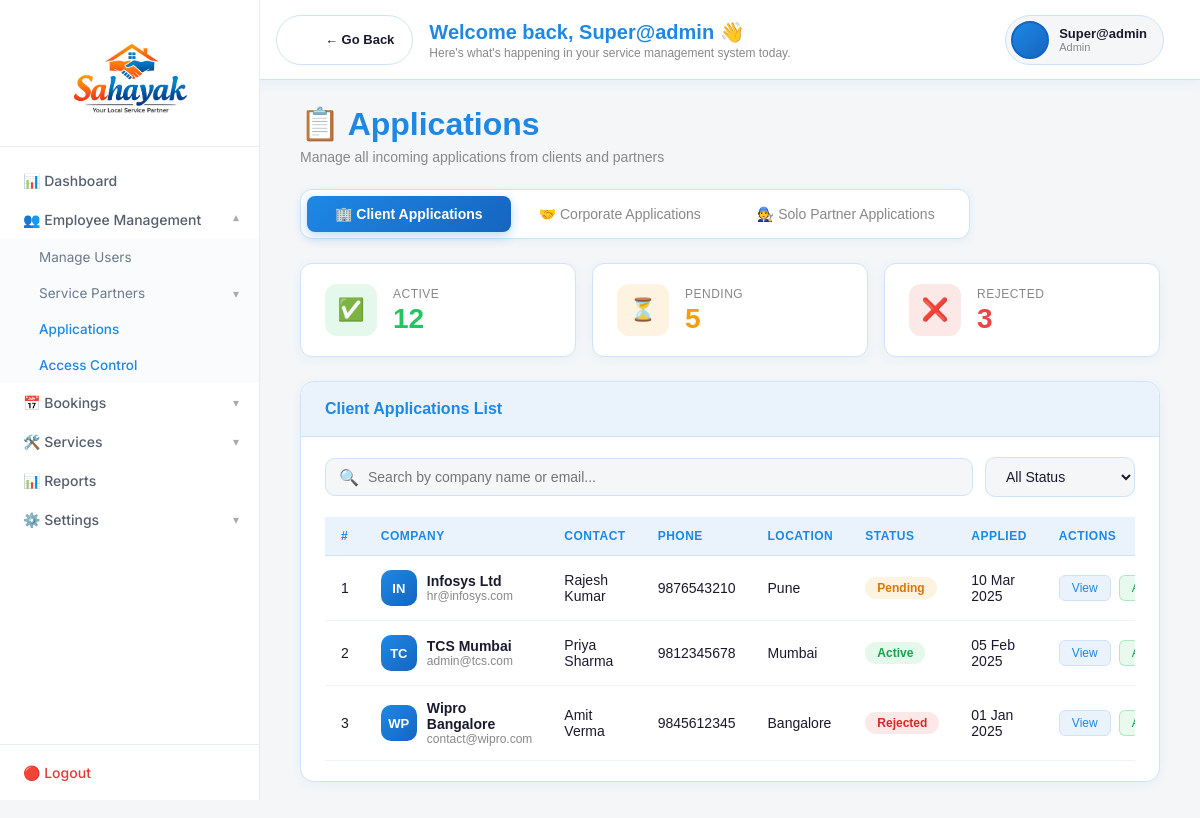
/applications/ (signed in), run on the app's committed database.
### accounts/models.py (models this page shows)
class CustomUser(AbstractUser):
    ROLE_CHOICES = (
        ('admin', 'Admin'),
        ('manager', 'Manager'),
        ('staff',            'Staff'),
        ('corporate_partner', 'Corporate Partner'),
        ('solo_partner',      'Solo Partner'),
    )
    role = models.CharField(max_length=20, choices=ROLE_CHOICES)

### dashboard/views.py (the view)
# urls.py: path('applications/', views.applications, name='applications'),
@login_required
def applications(request):
    return render(request, 'dashboard/applications.html')

### templates/dashboard/applications.html (shortened to what this page needs)
{% extends 'layout/base.html' %}
{% block content %}
<div class="page-header">
    <h1>📋 Applications</h1>
    <p>Manage all incoming applications from clients and partners</p>
</div>
<div class="tab-wrapper">
    <button class="tab-btn active" onclick="switchTab('client')">🏢 Client Applications</button>
    <button class="tab-btn" onclick="switchTab('corporate')">🤝 Corporate Applications</button>
    <button class="tab-btn" onclick="switchTab('solo')">🧑‍🔧 Solo Partner Applications</button>
</div>
<div class="tab-content active" id="tab-client">
    <div class="stats-row">
        <div class="stat-card">
            <div class="stat-icon green">✅</div>
            <div class="stat-info">
                <div class="stat-label">Active</div>
                <div class="stat-value green">{{ client_active|default:"12" }}</div>
            </div>
        </div>
        <div class="stat-card">
            <div class="stat-icon yellow">⏳</div>
            <div class="stat-info">
                <div class="stat-label">Pending</div>
                <div class="stat-value yellow">{{ client_pending|default:"5" }}</div>
            </div>
        </div>
        <div class="stat-card">
            <div class="stat-icon red">❌</div>
            <div class="stat-info">
                <div class="stat-label">Rejected</div>
                <div class="stat-value red">{{ client_rejected|default:"3" }}</div>
            </div>
        </div>
    </div>
    <div class="card">
        <div class="card-header">
            <h3>Client Applications List</h3>
        </div>
        <div class="card-body">
            <div class="filter-bar">
                <div class="search-wrapper">
                    <span class="search-icon">🔍</span>
                    <input type="text" class="search-input"
                           placeholder="Search by company name or email..."
                           onkeyup="filterTable('clientTable', this.value)">
                </div>
                <select class="filter-select" onchange="filterByStatus('clientTable', this.value)">
                    <option value="">All Status</option>
                </select>
            </div>
            <div class="table-wrapper">
                <table id="clientTable">
                    <thead>
                        <tr>
                            <th>#</th>
                            <th>Company</th>
                            <th>Contact</th>
                            <th>Phone</th>
                            <th>Location</th>
                            <th>Status</th>
                            <th>Applied</th>
                            <th>Actions</th>
                        </tr>
                    </thead>
                    <tbody>
                        {% if client_applications %}
                            {% for app in client_applications %}
                            <tr data-status="{{ app.status }}">
                                <td>{{ forloop.counter }}</td>
                                <td>
                                    <div class="name-cell">
                                        <div class="avatar">{{ app.company_name|slice:":2"|upper }}</div>
                                        <div>
                                            <div class="name-text">{{ app.company_name }}</div>
                                            <div class="email-text">{{ app.email }}</div>
                                        </div>
                                    </div>
                                </td>
                                <td>{{ app.contact_person }}</td>
                                <td>{{ app.phone }}</td>
                                <td>{{ app.location }}</td>
                                <td><span class="badge badge-{{ app.status }}">{{ app.status|capfirst }}</span></td>
                                <td>{{ app.applied_at|date:"d M Y" }}</td>
                                <td>
                                    <div class="action-btns">
                                        <button class="btn-view">View</button>
                                        <button class="btn-approve">Approve</button>
                                        <button class="btn-reject">Reject</button>
                                    </div>
                                </td>
                            </tr>
                            {% endfor %}
                        {% else %}
                            <tr data-status="pending">
                                <td>1</td>
                                <td>
                                    <div class="name-cell">
                                        <div class="avatar">IN</div>
                                        <div>
                                            <div class="name-text">Infosys Ltd</div>
                                            <div class="email-text">hr@infosys.com</div>
                                        </div>
                                    </div>
                                </td>
                                <td>Rajesh Kumar</td>
                                <td>9876543210</td>
                                <td>Pune</td>
                                <td><span class="badge badge-pending">Pending</span></td>
                                <td>10 Mar 2025</td>
                                <td>
                                    <div class="action-btns">
                                        <button class="btn-view">View</button>
                                        <button class="btn-approve">Approve</button>
                                    </div>
                                </td>
                            </tr>
                            <tr data-status="active">
                                <td>2</td>
                                <td>
                                    <div class="name-cell">
                                        <div class="avatar">TC</div>
                                        <div>
                                            <div class="name-text">TCS Mumbai</div>
                                            <div class="email-text">admin@tcs.com</div>
                                        </div>
                                    </div>
                                </td>
                                <td>Priya Sharma</td>
                                <td>9812345678</td>
                                <td>Mumbai</td>
                                <td><span class="badge badge-active">Active</span></td>
                                <td>05 Feb 2025</td>
                                <td>
                                    <div class="action-btns">
                                        <button class="btn-view">View</button>
                                        <button class="btn-approve">Approve</button>
                                    </div>
                                </td>
                            </tr>
                            <tr data-status="rejected">
                                <td>3</td>
                                <td>
                                    <div class="name-cell">
                                        <div class="avatar">WP</div>
                                        <div>
                                            <div class="name-text">Wipro Bangalore</div>
                                            <div class="email-text">contact@wipro.com</div>
                                        </div>
                                    </div>
                                </td>
                                <td>Amit Verma</td>
                                <td>9845612345</td>
                                <td>Bangalore</td>
                                <td><span class="badge badge-rejected">Rejected</span></td>
                                <td>01 Jan 2025</td>
                                <td>
                                    <div class="action-btns">
                                        <button class="btn-view">View</button>
                                        <button class="btn-approve">Approve</button>
                                    </div>
                                </td>
                            </tr>
                        {% endif %}
                    </tbody>
                </table>
            </div>
        </div>
    </div>
</div>
{% endblock %}

### templates/layout/topbar.html (shortened to what this page needs)
{% load static %}
<div class="topbar">
    <div class="topbar-left">
        {% if not hide_back %}
        <a class="back-pill" onclick="history.back()">
            <div class="back-icon">&#8592;</div>
            <div class="back-label">← Go Back</div>
        </a>
        {% endif %}
        <div class="topbar-text">
            <div class="topbar-title">
                Welcome back, {{ request.user.first_name|default:request.user.username }} 👋
            </div>
            <div class="topbar-sub">
                Here's what's happening in your service management system today.
            </div>
        </div>
    </div>
    <div class="topbar-right">
        <div class="profile-pill" onclick="toggleDropdownMenu(event)">
            {% if request.user.profile_photo %}
                <img src="{{ request.user.profile_photo.url }}"
                     alt="Profile" class="profile-pic">
            {% else %}
                <div class="profile-initials">
                </div>
            {% endif %}
            <div class="profile-info">
                <div class="profile-name">
                    {{ request.user.get_full_name|default:request.user.username }}
                </div>
                <div class="profile-role">
                    {{ request.user.role|default:"Admin"|capfirst }}
                </div>
            </div>
        </div>
    </div>
</div>

### templates/layout/topbar.html (style rules this page uses)
.topbar { position: fixed; top: 0; left: 240px; right: 0; height: 80px; background: #ffffff; border-bottom: 1px solid #d0e3f5; display: flex; justify-content: space-between; align-items: center; padding: 0 36px; z-index: 999; box-shadow: 0 2px 12px rgba(30,136,229,0.08); }
.topbar-left { display: flex; flex-direction: row; align-items: center; gap: 16px; }
.back-pill { display: flex; align-items: center; gap: 8px; background: #ffffff; border: 1.5px solid #d0e3f5 ; border-radius: 50px; padding: 8px 18px 8px 8px; cursor: pointer; text-decoration: none; transition: all 0.2s; flex-shrink: 0; }
.back-icon { width: 32px; height: 32px; border-radius: 50%; background: rgba(255,255,255,0.25); display: flex; align-items: center; justify-content: center; color: white; font-size: 16px; font-weight: 700; flex-shrink: 0; }
.back-label { font-size: 13px; font-weight: 700; color: #1a1a2e; font-family: 'DM Sans', sans-serif; }
.topbar-text { display: flex; flex-direction: column; justify-content: center; }
.topbar-title { font-family: 'Poppins', sans-serif; font-size: 20px; font-weight: 700; color: #1e88e5; line-height: 1.2; }
.topbar-sub { font-size: 12px; color: #888; margin-top: 2px; font-family: 'DM Sans', sans-serif; }
.topbar-right { display: flex; align-items: center; gap: 16px; }
.profile-pill { display: flex; align-items: center; gap: 10px; background: #f4f6f8; border: 1.5px solid #d0e3f5; border-radius: 50px; padding: 5px 16px 5px 5px; cursor: pointer; text-decoration: none; transition: all 0.2s; position: relative; }
.profile-initials { width: 38px; height: 38px; border-radius: 50%; background: linear-gradient(135deg, #1e88e5, #1565c0); display: flex; align-items: center; justify-content: center; color: white; font-weight: 700; font-size: 14px; font-family: 'Poppins', sans-serif; flex-shrink: 0; border: 2px solid #1565c0; }
.profile-info .profile-name { font-size: 13px; font-weight: 700; color: #1a1a2e; font-family: 'DM Sans', sans-serif; line-height: 1.2; }
.profile-info .profile-role { font-size: 11px; color: #888; font-family: 'DM Sans', sans-serif; text-transform: capitalize; }

### data on the page
CustomUser: user.first_name "Super@admin", user.get_full_name "Super@admin", user.role "Admin"

### other printed values
{{ client_active|default:"12" }} "12"
{{ client_pending|default:"5" }} "5"
{{ client_rejected|default:"3" }} "3"
